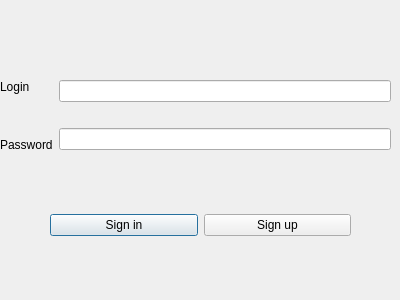
<?xml version="1.0" encoding="UTF-8"?>
<ui version="4.0">
 <class>AuthWindow</class>
 <widget class="QDialog" name="AuthWindow">
  <property name="geometry">
   <rect>
    <x>0</x>
    <y>0</y>
    <width>400</width>
    <height>300</height>
   </rect>
  </property>
  <property name="windowTitle">
   <string>Dialog</string>
  </property>
  <widget class="QWidget" name="horizontalLayoutWidget">
   <property name="geometry">
    <rect>
     <x>0</x>
     <y>60</y>
     <width>391</width>
     <height>111</height>
    </rect>
   </property>
   <layout class="QHBoxLayout" name="horizontalLayout">
    <item>
     <layout class="QVBoxLayout" name="verticalLayout">
      <item>
       <widget class="QLabel" name="loginLabel">
        <property name="text">
         <string>Login</string>
        </property>
       </widget>
      </item>
      <item>
       <widget class="QLabel" name="passwordLabel">
        <property name="text">
         <string>Password</string>
        </property>
       </widget>
      </item>
     </layout>
    </item>
    <item>
     <layout class="QVBoxLayout" name="verticalLayout_2">
      <item>
       <widget class="QLineEdit" name="loginLineEdit"/>
      </item>
      <item>
       <widget class="QLineEdit" name="passwordLineEdit"/>
      </item>
     </layout>
    </item>
   </layout>
  </widget>
  <widget class="QWidget" name="horizontalLayoutWidget_2">
   <property name="geometry">
    <rect>
     <x>50</x>
     <y>210</y>
     <width>301</width>
     <height>31</height>
    </rect>
   </property>
   <layout class="QHBoxLayout" name="horizontalLayout_2">
    <item>
     <widget class="QPushButton" name="signInButton">
      <property name="text">
       <string>Sign in</string>
      </property>
     </widget>
    </item>
    <item>
     <widget class="QPushButton" name="signUpButton">
      <property name="text">
       <string>Sign up</string>
      </property>
     </widget>
    </item>
   </layout>
  </widget>
 </widget>
 <resources/>
 <connections/>
</ui>
